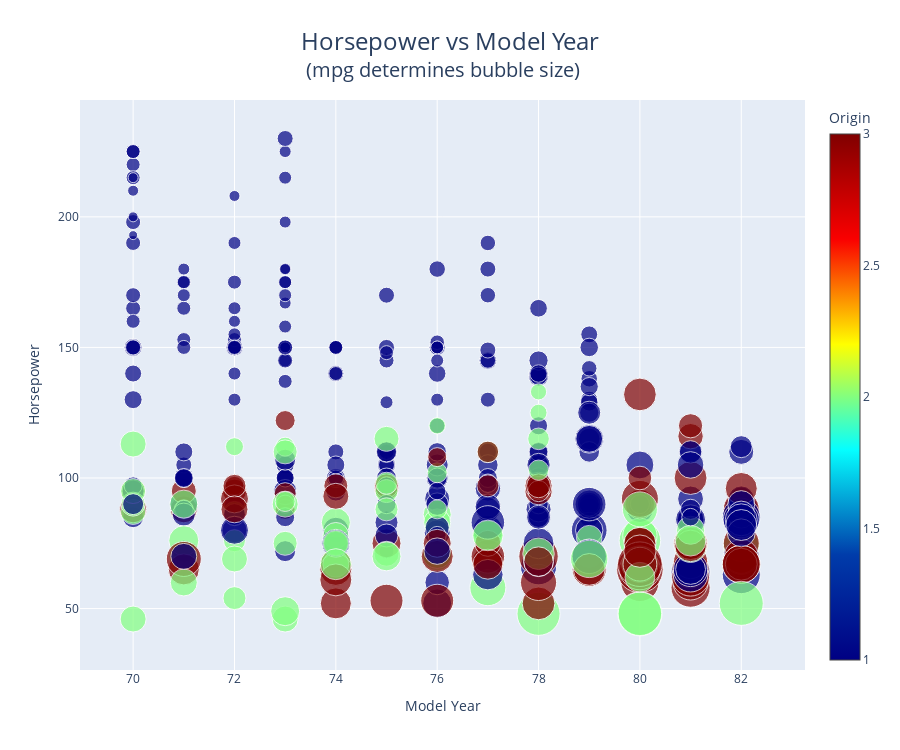

Notebook source saved alongside this figure:
### Code cell
# data['origin'] = data['origin'].replace({1: 'USA', 2: 'Europe', 3: 'Japan'})

data = [go.Scatter(x=df['model_year'], 
                   y=df['horsepower'], 
                   mode='markers', 
                   text=df['name'].str.upper(),
                   marker=dict(size=df['mpg'],
                               color=df['origin'],
                               showscale=True,
                               colorscale='Jet',
                               colorbar=dict(title='Origin'),))]

layout = go.Layout(title='Horsepower vs Model Year', 
                   title_x=0.5,
                   titlefont=dict(size=24),
                   xaxis_title='Model Year', 
                   yaxis_title='Horsepower',
                   hovermode='closest',
                   height=750,
                   annotations=[dict(
                                    x=0.5,  # Horizontal center
                                    y=1.08,  # Slightly above the top of the plot
                                    xref='paper',
                                    yref='paper',
                                    text='(mpg determines bubble size)',
                                    showarrow=False,
                                    font=dict(size=20)
                                )
                               ])

fig = go.Figure(data=data, layout=layout)
fig.show()

### Figure 1 — Plotly figure (JSON) as saved in the notebook; plotly's stock layout.template omitted (floating-point values rounded to 4 significant figures; data arrays with more than 128 entries replaced by an {"elided": "..."} marker saying what was removed)
{"data": [{"marker": {"color": {"elided": "398 int values"}, "colorbar": {"title": {"text": "Origin"}}, "colorscale": [[0, "rgb(0,0,131)"], [0.2, "rgb(0,60,170)"], [0.4, "rgb(5,255,255)"], [0.6, "rgb(255,255,0)"], [0.8, "rgb(250,0,0)"], [1, "rgb(128,0,0)"]], "showscale": true, "size": {"elided": "398 float values"}}, "mode": "markers", "text": {"elided": "398 str values"}, "type": "scatter", "x": {"elided": "398 int values"}, "y": {"elided": "398 int values"}}], "layout": {"annotations": [{"font": {"size": 20}, "showarrow": false, "text": "(mpg determines bubble size)", "x": 0.5, "xref": "paper", "y": 1.08, "yref": "paper"}], "height": 750, "hovermode": "closest", "title": {"font": {"size": 24}, "text": "Horsepower vs Model Year", "x": 0.5}, "xaxis": {"title": {"text": "Model Year"}}, "yaxis": {"title": {"text": "Horsepower"}}}}
